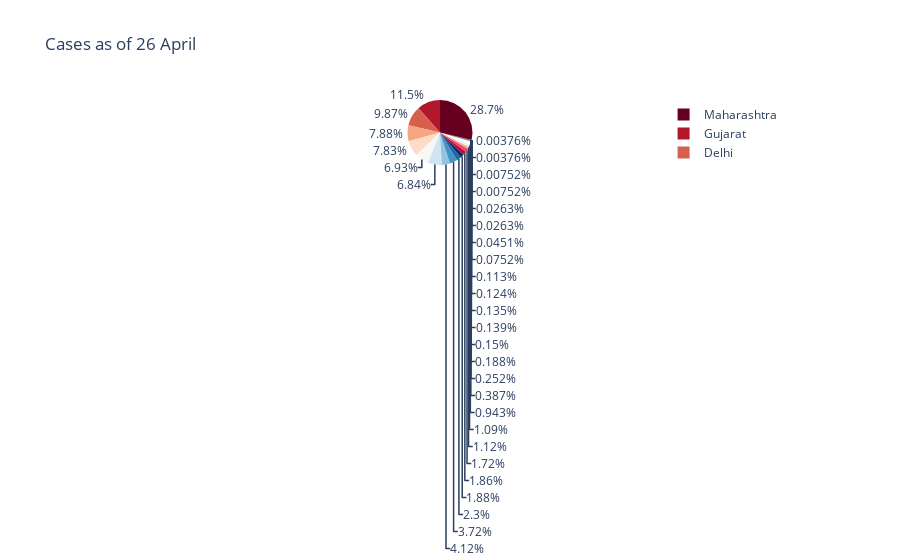

The notebook cell this image was saved under:
### Code cell
fig = px.pie(df_train[df_train['Date']=='26/04/20'], values='Confirmed', names='State/UnionTerritory',color_discrete_sequence=px.colors.sequential.RdBu,title='Cases as of 26 April')
fig.show()

### Figure 1 — Plotly figure (JSON) as saved in the notebook; plotly's stock layout.template omitted (floating-point values rounded to 4 significant figures)
{"data": [{"domain": {"x": [0, 1], "y": [0, 1]}, "hoverlabel": {"namelength": 0}, "hovertemplate": "State/UnionTerritory=%{label}<br>Confirmed=%{value}", "labels": ["Andaman and Nicobar Islands", "Andhra Pradesh", "Arunachal Pradesh", "Assam", "Bihar", "Chandigarh", "Chhattisgarh", "Delhi", "Goa", "Gujarat", "Haryana", "Himachal Pradesh", "Jammu and Kashmir", "Jharkhand", "Karnataka", "Kerala", "Ladakh", "Madhya Pradesh", "Maharashtra", "Manipur", "Meghalaya", "Mizoram", "Odisha", "Puducherry", "Punjab", "Rajasthan", "Tamil Nadu", "Telengana", "Tripura", "Uttarakhand", "Uttar Pradesh", "West Bengal"], "legendgroup": "", "name": "", "showlegend": true, "type": "pie", "values": [33, 1097, 1, 36, 251, 30, 37, 2625, 7, 3071, 289, 40, 494, 67, 501, 458, 20, 2096, 7628, 2, 12, 1, 103, 7, 298, 2083, 1821, 991, 2, 50, 1843, 611]}], "layout": {"legend": {"tracegroupgap": 0}, "piecolorway": ["rgb(103,0,31)", "rgb(178,24,43)", "rgb(214,96,77)", "rgb(244,165,130)", "rgb(253,219,199)", "rgb(247,247,247)", "rgb(209,229,240)", "rgb(146,197,222)", "rgb(67,147,195)", "rgb(33,102,172)", "rgb(5,48,97)"], "title": {"text": "Cases as of 26 April"}}}
